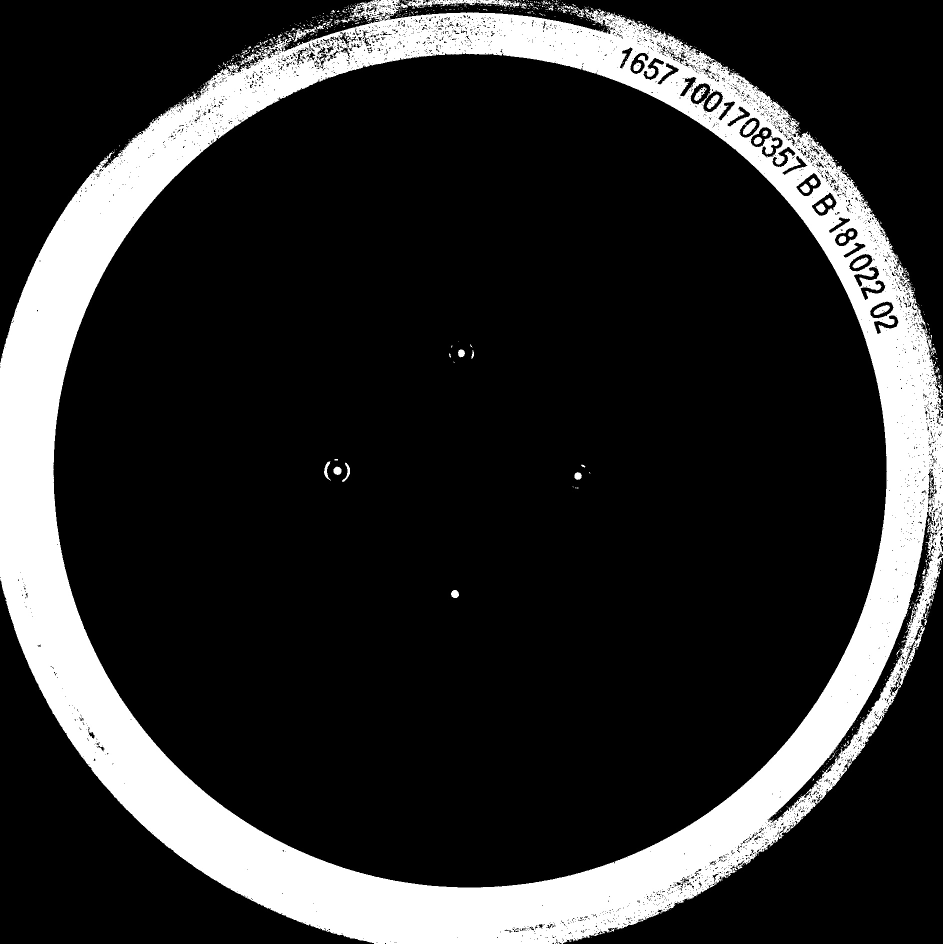
#> input picture pyQt5/检查圆心求出半径/unFloodAfterBinary.jpg, 1885 x 1887 px (shown at 1/2 size)
$ python '全景展开.py'
#> lines starting #> are read from the running program, lines starting #| are printed output that depends on the picture; after the words box and inside, x2 and y2 are one past the last pixel; in counts of white or black regions, pixels touching at a corner belong together
import numpy as np
import math
import cv2

#回调事件
def thresholdeEvent(x):
    global src
    srcimg=src
    src=cv2.cvtColor(srcimg,cv2.COLOR_BGR2GRAY)
    reet,binary=cv2.threshold(src,x,255,cv2.THRESH_BINARY)
    cv2.imshow('binary', binary)

#将图像转化为正方形
def resizeSquare(srcimg):
    src=cv2.cvtColor(srcimg,cv2.COLOR_BGR2GRAY)
    reet,binary=cv2.threshold(src,110,255,cv2.THRESH_BINARY)
    cv2.namedWindow('binary')
    cv2.createTrackbar('binary','threshold',100,255,thresholdeEvent)
    cv2.imshow('binary',binary)


img = cv2.imread("unFloodAfterBinary.jpg")
#> img is the input picture: shape (1887, 1885, 3); min 0, max 255, mean 45.4
# img=cv2.pyrDown(img)
# img=cv2.pyrDown(img)
resizeSquare(img)
#> in resizeSquare, `reet,binary=cv2.threshold(src,110,255,cv2.THRESH_BINARY)`: binary: shape (1887, 1885); 17.8% white; 862 white regions (808 under 20 px), largest, box (x1, y1, x2, y2) and area: (0, 0, 1885, 1887) 623545, (805, 0, 1054, 17) 1781, (1486, 242, 1514, 270) 405
# img=cv2.cvtColor(img,cv2.COLOR_BGR2GRAY)
cv2.imshow("panoramagram", img)
# 得到圆形区域的中心坐标
x0 = img.shape[0] // 2
#> x0 = 943
y0 = img.shape[1] // 2
#> y0 = 942
# 通过圆形区域半径构造展开后的图像
unwrapped_height = radius = img.shape[0] // 2#展开后的高
#> unwrapped_height = 943; radius = 943
unwrapped_width = int(2 * math.pi * radius)#展开后的宽
#> unwrapped_width = 5925
unwrapped_img = np.zeros((unwrapped_height, unwrapped_width, 3), dtype="u1")
except_count = 0
for j in range(unwrapped_width):
    theta = -2 * math.pi * (j / unwrapped_width)  # 1. start position such as "+ math.pi"
    # theta=theta+0.75*math.pi
    for i in range(unwrapped_height-850):
        unwrapped_radius = radius - i  # 2. don't forget
        x = unwrapped_radius * math.cos(theta) + x0  # 3. "sin" is clockwise but "cos" is anticlockwise
        y = unwrapped_radius * math.sin(theta) + y0
        x, y = int(x), int(y)
        try:
            unwrapped_img[i, j, :] = img[x, y, :]
        except Exception as e:
            except_count = except_count + 1
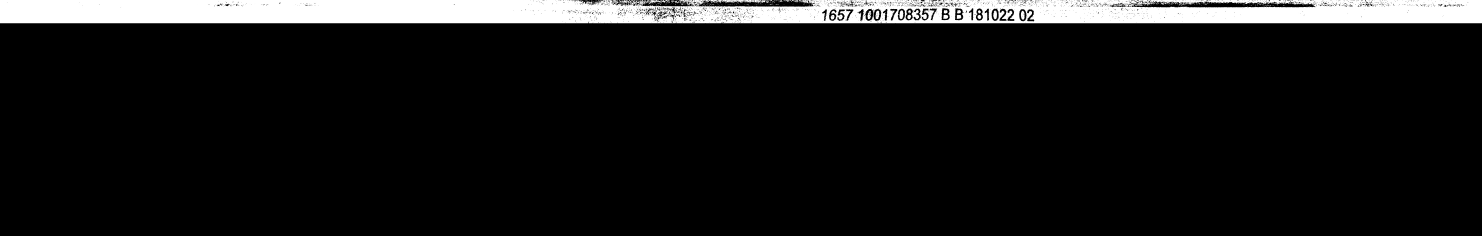
#> unwrapped_img: shape (943, 5925, 3) (shown at 1/4 size); min 0, max 255, mean 22.7
#> after the loop, except_count = 0
print(except_count)
#| 0
cv2.namedWindow('Unwrapped',cv2.WINDOW_NORMAL)
cv2.imshow("Unwrapped", unwrapped_img)
cv2.imwrite('unFlood.jpg',unwrapped_img)
cv2.waitKey(0)
